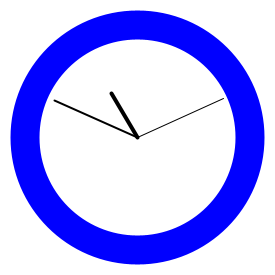
Frame 1 (no input)
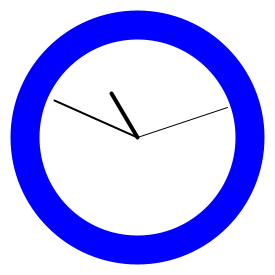
Frame 60 (the mouse pressed at the canvas centre just before this capture)
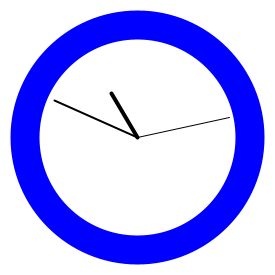
Frame 120 (the mouse held since frame 60 and released just before this capture)

The Processing sketch that drew these frames (run headless with seeded random() and noise(); from frame 60 on, the mouse is pressed at the canvas centre):

// Processing sketch: Reloj
// ── Reloj.pde
float anguloSegundos, anguloMinutos, anguloHoras;

void setup() {
  size(275, 275);
}

void draw() {
  background(255);

  //llevamos los ejes de coordenanas al centro de la pantalla
  translate(width / 2, height / 2);
  
  // Se dibuja el marco del reloj
  strokeWeight(4);
  stroke(0, 0, 255);
  fill(0, 0, 255);
  ellipse(0, 0, 250, 250);
  fill(255);
  ellipse(0, 0, 200, 200);
  
  stroke(0);
  

  strokeWeight(1);
  // Ángulo que se mueve la aguja del segundero cada segundo
  anguloSegundos = 360 / 60 * second();
  //Se dibuja la aguja del segundero
  pushMatrix();
  rotate(radians(anguloSegundos));
  line(0, 0, 0, -95);
  popMatrix();
  
  // Ángulo que se mueve la aguja del minutero cada minuto
  anguloMinutos = 360 / 60 * minute();
  //Se dibuja la aguja del minutero
  strokeWeight(2);
  pushMatrix();
  rotate(radians(anguloMinutos));
  line(0, 0, 0, -90);
  popMatrix();
  
  // Ángulo que se mueve la aguja que marca las horas cada hora
  anguloHoras = 360 / 12 * hour();
  //Se dibuja la aguja que marca la horas
  strokeWeight(4);
  pushMatrix();
  rotate(radians(anguloHoras));
  line(0, 0, 0, -50);
  popMatrix();
}
